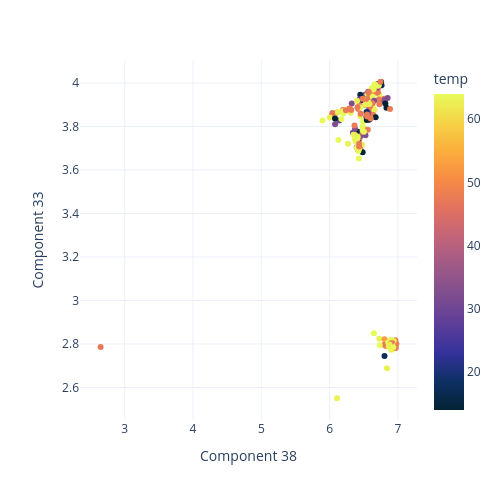

This figure's notebook cell:
### Code cell
fig = px.scatter(
    data_frame = temp,
    x = dim1,
    y = dim2, 
    color = "temp",
    #color_continuous_scale=px.colors.cyclical.IceFire,
    color_continuous_scale=px.colors.sequential.thermal,
    hover_data = ["bin", "RF Classify"],
    #opacity = 0.2,
    #title = "Temperature, Test Set",
    template="plotly_white",
    width=500, 
    height=500
) 

fig.show()

### Figure 1 — Plotly figure (JSON) as saved in the notebook; plotly's stock layout.template omitted (floating-point values rounded to 4 significant figures; data arrays with more than 128 entries replaced by an {"elided": "..."} marker saying what was removed)
{"data": [{"customdata": {"elided": "190x2 mixed values"}, "hovertemplate": "Component 38=%{x}<br>Component 33=%{y}<br>bin=%{customdata[0]}<br>RF Classify=%{customdata[1]}<br>temp=%{marker.color}<extra></extra>", "legendgroup": "", "marker": {"color": {"elided": "190 float values"}, "coloraxis": "coloraxis", "symbol": "circle"}, "mode": "markers", "name": "", "orientation": "v", "showlegend": false, "type": "scatter", "x": {"elided": "190 float values"}, "xaxis": "x", "y": {"elided": "190 float values"}, "yaxis": "y"}], "layout": {"coloraxis": {"colorbar": {"title": {"text": "temp"}}, "colorscale": [[0, "rgb(3, 35, 51)"], [0.09091, "rgb(13, 48, 100)"], [0.1818, "rgb(53, 50, 155)"], [0.2727, "rgb(93, 62, 153)"], [0.3636, "rgb(126, 77, 143)"], [0.4545, "rgb(158, 89, 135)"], [0.5455, "rgb(193, 100, 121)"], [0.6364, "rgb(225, 113, 97)"], [0.7273, "rgb(246, 139, 69)"], [0.8182, "rgb(251, 173, 60)"], [0.9091, "rgb(246, 211, 70)"], [1, "rgb(231, 250, 90)"]]}, "height": 500, "legend": {"tracegroupgap": 0}, "margin": {"t": 60}, "width": 500, "xaxis": {"anchor": "y", "domain": [0, 1], "title": {"text": "Component 38"}}, "yaxis": {"anchor": "x", "domain": [0, 1], "title": {"text": "Component 33"}}}}
